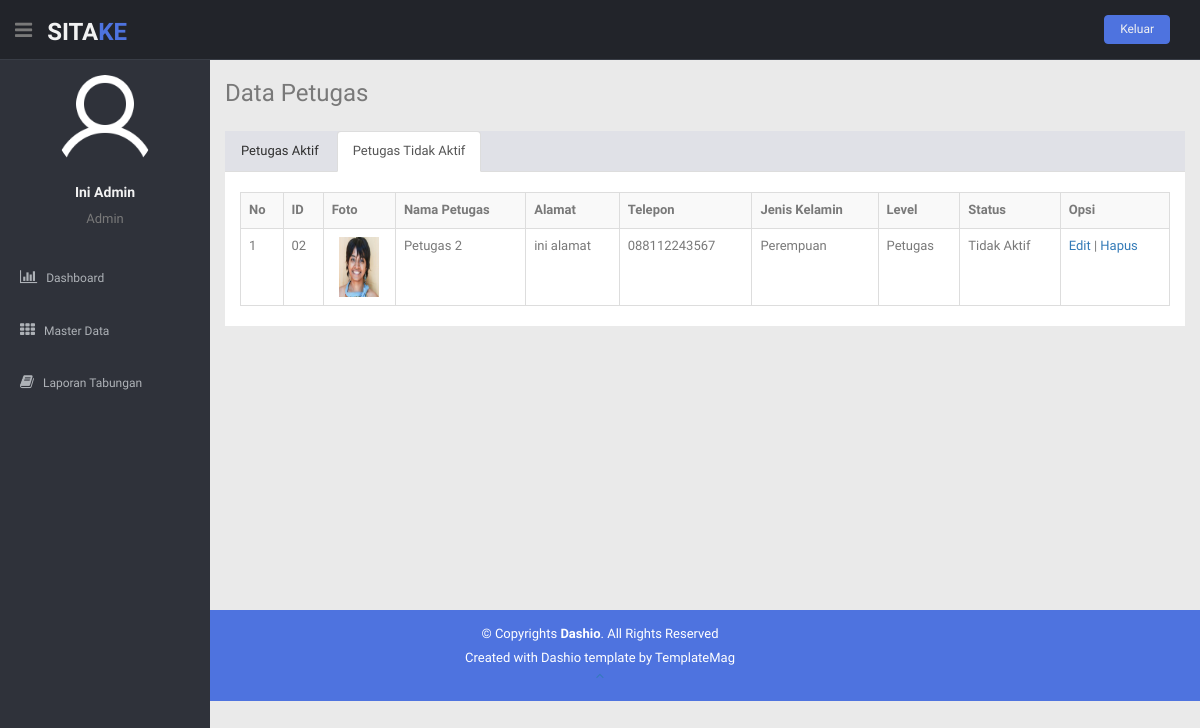
The page /paneladmin/data-petugas-tidakaktif.php (signed in) on the database its author committed.
### tables this page shows
CREATE TABLE `petugas` (
  `id_petugas` char(5) NOT NULL,
  `foto_petugas` varchar(200) NOT NULL,
  `nama_petugas` varchar(50) NOT NULL,
  `alamat_petugas` text NOT NULL,
  `telepon_petugas` varchar(15) NOT NULL,
  `jk_petugas` varchar(20) NOT NULL,
  `user_petugas` varchar(20) NOT NULL,
  `pass` varchar(50) NOT NULL,
  `level` varchar(10) NOT NULL,
  `id_status` char(5) NOT NULL
);

CREATE TABLE `status` (
  `id_status` char(5) NOT NULL,
  `nama_status` varchar(15) NOT NULL
);

### paneladmin/data-petugas-tidakaktif.php (the view, shortened to what this page needs)
<?php
include("includers/header.php");
include("includers/navbar.php");
include ("../koneksi/koneksi.php");
?>
<section id="main-content">
	<section class="wrapper site-min-height">
		<h3>Data Petugas</h3>
		<div class="row mt">
			<div class="col-lg-12">
				<ul class="nav nav-tabs">
					<li role="presentation"><a href="data-petugas.php">Petugas Aktif</a></li>
					<li role="presentation" class="active"><a href="data-petugas-tidakaktif.php">Petugas Tidak Aktif</a></li>
				</ul>
				<div class="container-fluid" style="background-color: #fff; padding-top: 20px;">
					<div class="table-responsive">
						<table class="table table-bordered table-hover table-striped">
							<tr>
								<th>No</th>
								<th>ID</th>
								<th>Foto</th>
								<th>Nama Petugas</th>
								<th>Alamat</th>
								<th>Telepon</th>
								<th>Jenis Kelamin</th>
								<th>Level</th>
								<th>Status</th>
								<th>Opsi</th>
							</tr>
							<?php
							$sql = "SELECT A.id_petugas, A.foto_petugas, A.nama_petugas, A.alamat_petugas, A.telepon_petugas, A.jk_petugas, A.level, B.nama_status FROM petugas AS A INNER JOIN status AS B ON (A.id_status = B.id_status) WHERE nama_status = 'Tidak Aktif' ORDER BY id_petugas";
							$query = mysqli_query($koneksi, $sql);
							if(mysqli_num_rows($query) == 0){
								echo '<tr><td colspan="10"><center>Tidak ada data!</center></td></tr>';
							}else{
								$no = 1;
								while ($data = mysqli_fetch_assoc($query)) {
									echo "<tr>";
									echo "<td>$no</td>";
									echo "<td>".$data['id_petugas']."</td>";
									echo "<td><center><img src='$data[foto_petugas]' width='40' height='60'></center></td>";
									echo "<td>".$data['nama_petugas']."</td>";
									echo "<td>".$data['alamat_petugas']."</td>";
									echo "<td>".$data['telepon_petugas']."</td>";
									echo "<td>".$data['jk_petugas']."</td>";
									echo "<td>".$data['level']."</td>";
									echo "<td>".$data['nama_status']."</td>";
									echo "<td>";
									echo "<a href='edit_petugas.php?id_petugas=".$data['id_petugas']."'>Edit</a>";
									echo " | ";
									echo "<a href='#' onclick=\"javascript: if(confirm('Apakah $data[nama_petugas] mau dihapus?')==true){ window.location.href='hapus_petugas.php?aksi=hapus&id_petugas=$data[id_petugas]'; } \">Hapus</a>";
									echo "</td>";
									echo "</tr>";
									$no++;
								}
							}
							?>
						</table>
					</div>
				</div>
			</div>
		</div>
	</section>
</section>
<?php
include("includers/footer.php");
?>

### paneladmin/includers/navbar.php (shortened to what this page needs)
<header class="header black-bg">
  <div class="sidebar-toggle-box">
    <div class="fa fa-bars tooltips" data-placement="right" data-original-title="Toggle Navigation"></div>
  </div>
  <a href="index.php" class="logo"><b>SITA<span>KE</span></b></a>
  <div class="top-menu">
    <ul class="nav pull-right top-menu">
      <li><button class="logout" type="submit" onClick='return confirmSubmit()'>Keluar</button></li>
    </ul>
  </div>
</header>
<aside>
  <div id="sidebar" class="nav-collapse ">
    <ul class="sidebar-menu" id="nav-accordion">
      <p class="centered"><a href="profile.html"><img src="img/user.png" class="img-circle" width="100px" height="100px" ></a></p>
      <?php
      include '../koneksi/koneksi.php';
      $idadmin = $_SESSION['idadmin'];
      $data = mysqli_query($koneksi,"SELECT * FROM admin where id_admin='$idadmin'");
      $query = mysqli_fetch_array($data);
      echo "<h5 class='centered'>".$query['nama_admin']."</h5>";
      echo "<p class='centered'>".$query['level']."</p>";
      ?>
      <li class="mt">
        <a href="index.php">
          <i class="fa fa-bar-chart-o"></i>
          <span>Dashboard</span>
        </a>
      </li>
      <li class="sub-menu">
        <a href="javascript:;">
          <i class="fa fa-th"></i>
          <span>Master Data</span>
        </a>
      </li>
      <li>
        <a href="laporan.php">
          <i class="fa fa-book"></i>
          <span>Laporan Tabungan</span>
        </a>
      </li>
    </ul>
  </div>
</aside>

### paneladmin/css/style.css (style rules this page uses)
body { color: #797979; background: #eaeaea; font-family: 'Ruda', sans-serif; padding: 0px !important; margin: 0px !important; font-size:13px; }
ul li { list-style: none; }
a, a:hover, a:focus { text-decoration: none; outline: none; }
.centered { text-align: center; }
.mt { margin-top: 25px; }
ul.top-menu > li > .logout { color: #f2f2f2; font-size: 12px; border-radius: 4px; -webkit-border-radius: 4px; border: 1px solid #4e73df !important; padding: 5px 15px; margin-right: 15px; background: #4e73df; margin-top: 15px; }
#sidebar { width: 210px; height: 100%; position: fixed; background: #2f323a; }
#sidebar h5 { color: #f2f2f2; font-weight: 700; }
#sidebar ul li { position: relative; }
ul.sidebar-menu , ul.sidebar-menu li ul.sub { margin: -2px 0 0; padding: 0; }
ul.sidebar-menu { margin-top: 75px; }
ul.sidebar-menu li { margin-bottom: 5px; margin-left:10px; margin-right:10px; }
ul.sidebar-menu li.sub-menu { line-height: 15px; }
ul.sidebar-menu li a span { display: inline-block; }
ul.sidebar-menu li a { color: #aeb2b7; text-decoration: none; display: block; padding: 15px 0 15px 10px; font-size: 12px; outline: none; -webkit-transition: all 0.3s ease; -moz-transition: all 0.3s ease; -o-transition: all 0.3s ease; -ms-transition: all 0.3s ease; transition: all 0.3s ease; }
ul.sidebar-menu li a i { font-size: 15px; padding-right: 6px; }
#main-content { margin-left: 210px; }
.header, .footer { min-height: 60px; padding: 0 15px; }
.header { position: fixed; left: 0; right: 0; z-index: 1002; }
.black-bg { background: #22242a; border-bottom: 1px solid #393d46; }
.wrapper { display: inline-block; margin-top: 60px; padding-left: 15px; padding-right: 15px; padding-bottom: 15px; padding-top: 0px; width: 100%; }
a.logo { font-size: 24px; color: #f2f2f2; float: left; margin-top: 15px; text-transform: uppercase; }
a.logo b { font-weight: 900; }
a.logo span { color: #4e73df; }
#top_menu .nav > li, ul.top-menu > li { float: left; }
.sidebar-toggle-box { float: left; padding-right: 15px; margin-top: 20px; }
.sidebar-toggle-box .fa-bars { cursor: pointer; display: inline-block; font-size: 20px; }
.nav-tabs { background: #e0e1e7; }
.nav-tabs a { color: #2f2f2f; }
.site-min-height { min-height: 550px; }

### rows shown on the page
petugas: id_petugas "02", foto_petugas (picture), nama_petugas "Petugas 2", alamat_petugas "ini alamat", telepon_petugas "088112243567", jk_petugas "Perempuan", level "Petugas", id_status.nama_status "Tidak Aktif"

### other values the page prints
$query['nama_admin'] "Ini Admin"
$query['level'] "Admin"
